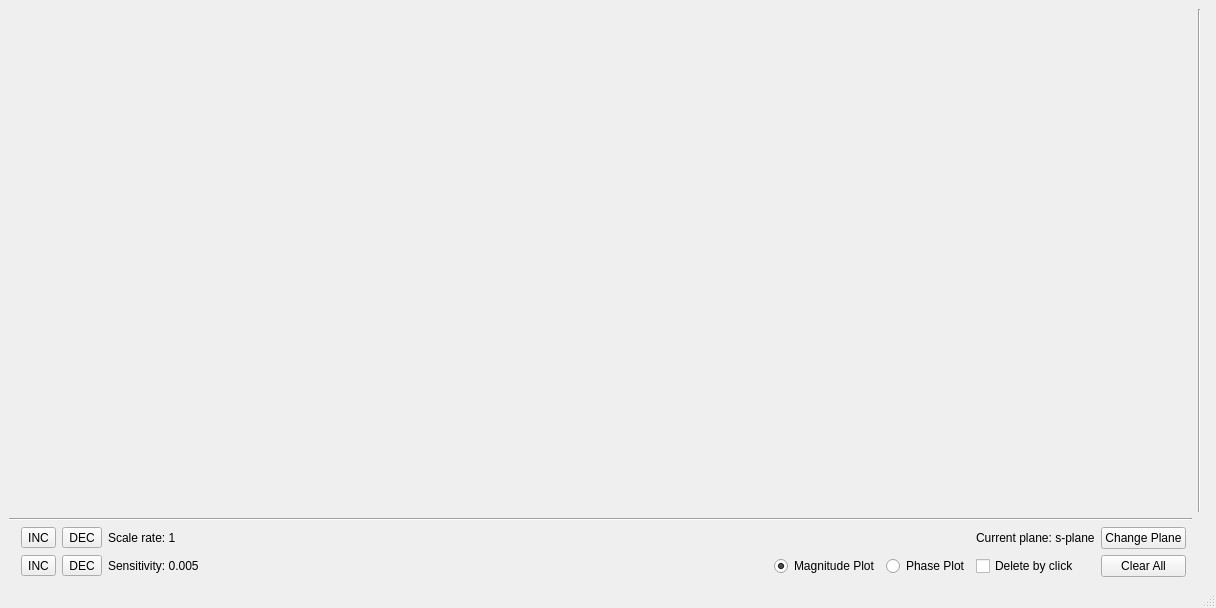
<?xml version="1.0" encoding="UTF-8"?>
<ui version="4.0">
 <class>MainWindow</class>
 <widget class="QMainWindow" name="MainWindow">
  <property name="geometry">
   <rect>
    <x>0</x>
    <y>0</y>
    <width>1216</width>
    <height>608</height>
   </rect>
  </property>
  <property name="maximumSize">
   <size>
    <width>1940</width>
    <height>1080</height>
   </size>
  </property>
  <property name="windowTitle">
   <string>Premium s/z-plane Magnitude Response Plotter</string>
  </property>
  <widget class="QWidget" name="centralwidget">
   <layout class="QGridLayout" name="gridLayout">
    <item row="1" column="1" colspan="16">
     <widget class="Line" name="lineX">
      <property name="orientation">
       <enum>Qt::Horizontal</enum>
      </property>
     </widget>
    </item>
    <item row="3" column="13">
     <widget class="QRadioButton" name="phaseButton">
      <property name="text">
       <string>Phase Plot</string>
      </property>
     </widget>
    </item>
    <item row="3" column="4">
     <widget class="QToolButton" name="decSenButton">
      <property name="text">
       <string>DEC</string>
      </property>
     </widget>
    </item>
    <item row="2" column="14">
     <widget class="QLabel" name="planeLabel">
      <property name="text">
       <string>Current plane: s-plane</string>
      </property>
     </widget>
    </item>
    <item row="3" column="9">
     <spacer name="horizontalSpacer">
      <property name="orientation">
       <enum>Qt::Horizontal</enum>
      </property>
      <property name="sizeHint" stdset="0">
       <size>
        <width>40</width>
        <height>20</height>
       </size>
      </property>
     </spacer>
    </item>
    <item row="0" column="17">
     <widget class="Line" name="lineY">
      <property name="orientation">
       <enum>Qt::Vertical</enum>
      </property>
     </widget>
    </item>
    <item row="3" column="3">
     <widget class="QToolButton" name="incSenButton">
      <property name="text">
       <string>INC</string>
      </property>
     </widget>
    </item>
    <item row="2" column="4">
     <widget class="QToolButton" name="decScButton">
      <property name="text">
       <string>DEC</string>
      </property>
     </widget>
    </item>
    <item row="2" column="5">
     <widget class="QLabel" name="scaleLabel">
      <property name="text">
       <string>Scale rate: 1</string>
      </property>
     </widget>
    </item>
    <item row="3" column="15">
     <widget class="QPushButton" name="clearButton">
      <property name="sizePolicy">
       <sizepolicy hsizetype="Minimum" vsizetype="Fixed">
        <horstretch>0</horstretch>
        <verstretch>0</verstretch>
       </sizepolicy>
      </property>
      <property name="text">
       <string>Clear All</string>
      </property>
     </widget>
    </item>
    <item row="0" column="1" colspan="16">
     <spacer name="verticalSpacer">
      <property name="orientation">
       <enum>Qt::Vertical</enum>
      </property>
      <property name="sizeHint" stdset="0">
       <size>
        <width>20</width>
        <height>40</height>
       </size>
      </property>
     </spacer>
    </item>
    <item row="3" column="5">
     <widget class="QLabel" name="ratioInfoLabel">
      <property name="text">
       <string>Sensitivity: 0.005</string>
      </property>
     </widget>
    </item>
    <item row="2" column="3">
     <widget class="QToolButton" name="incScButton">
      <property name="text">
       <string>INC</string>
      </property>
     </widget>
    </item>
    <item row="3" column="12">
     <widget class="QRadioButton" name="magButton">
      <property name="text">
       <string>Magnitude Plot</string>
      </property>
      <property name="checked">
       <bool>true</bool>
      </property>
     </widget>
    </item>
    <item row="3" column="14">
     <widget class="QCheckBox" name="delBox">
      <property name="sizePolicy">
       <sizepolicy hsizetype="Fixed" vsizetype="Fixed">
        <horstretch>0</horstretch>
        <verstretch>0</verstretch>
       </sizepolicy>
      </property>
      <property name="text">
       <string>Delete by click</string>
      </property>
     </widget>
    </item>
    <item row="2" column="15">
     <widget class="QPushButton" name="planeButton">
      <property name="text">
       <string>Change Plane</string>
      </property>
     </widget>
    </item>
    <item row="0" column="18" rowspan="4">
     <widget class="MplWidget" name="MplWidget" native="true">
      <property name="sizePolicy">
       <sizepolicy hsizetype="Minimum" vsizetype="Preferred">
        <horstretch>0</horstretch>
        <verstretch>0</verstretch>
       </sizepolicy>
      </property>
     </widget>
    </item>
   </layout>
  </widget>
  <widget class="QMenuBar" name="menuBar">
   <property name="geometry">
    <rect>
     <x>0</x>
     <y>0</y>
     <width>1216</width>
     <height>26</height>
    </rect>
   </property>
  </widget>
  <widget class="QStatusBar" name="statusBar"/>
 </widget>
 <customwidgets>
  <customwidget>
   <class>MplWidget</class>
   <extends>QWidget</extends>
   <header>mplwidget.h</header>
   <container>1</container>
  </customwidget>
 </customwidgets>
 <resources/>
 <connections/>
</ui>
